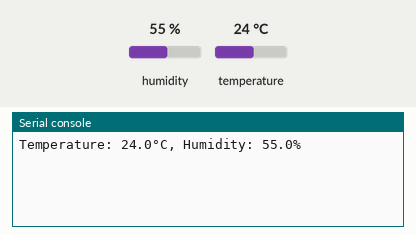
This program was run on a simulated MicroPython board. Parts: the last lines printed to the serial console. The test bench sets the inputs (shaded band); at power-on: humidity 55 %, temperature 24 °C.

Above: at 1.2 s.
1.3 s: humidity set to 22 %
At 3.4 s:
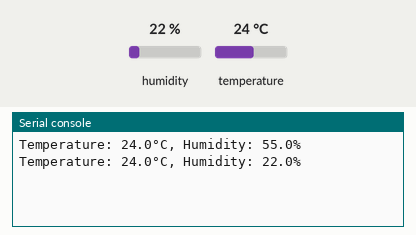
4.0 s: temperature set to 12 °C
At 4.6 s:
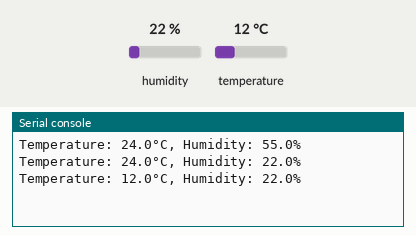
6.7 s: humidity set to 40 %
At 9.3 s:
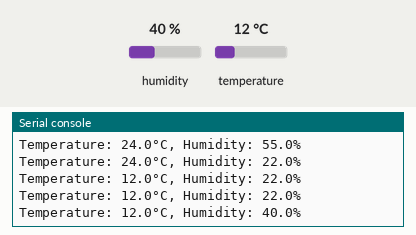
Timing chart, 0 to 10.8 s (numbered marks = the images above; inputs shaded):
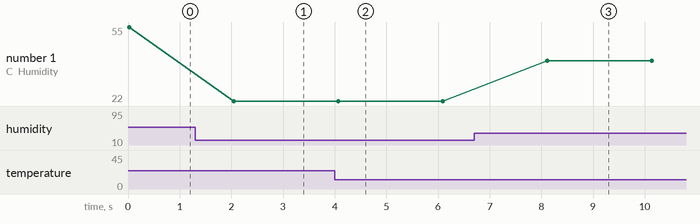

Measured:
- after the input at 1.3 s, the serial console: prints a new line after 0.75 s (image 1)
- after the input at 4.0 s, the serial console: prints a new line after 0.07 s (image 2)
- after the input at 6.7 s, the serial console: prints a new line after 1.4 s (image 3)
- plotted number 1: 55 → 22 after the input at 1.3 s, 22 → 40 after the input at 6.7 s

The program:

dht_test.py
```python
import dht
import machine
import time

# Define the pin number
dht_pin = machine.Pin(2)

# Create a DHT object
dht_sensor = dht.DHT11(dht_pin)

# Function to read and print sensor data
def read_sensor():
    dht_sensor.measure()
    temperature = dht_sensor.temperature()
    humidity = dht_sensor.humidity()
    print("Temperature: {:.1f}°C, Humidity: {:.1f}%".format(temperature, humidity))

# Main loop
while True:
    try:
        # Read sensor data
        read_sensor()
    except OSError as e:
        print("Failed to read sensor:", e)

    # Wait for 30 seconds
    time.sleep(2)
```
